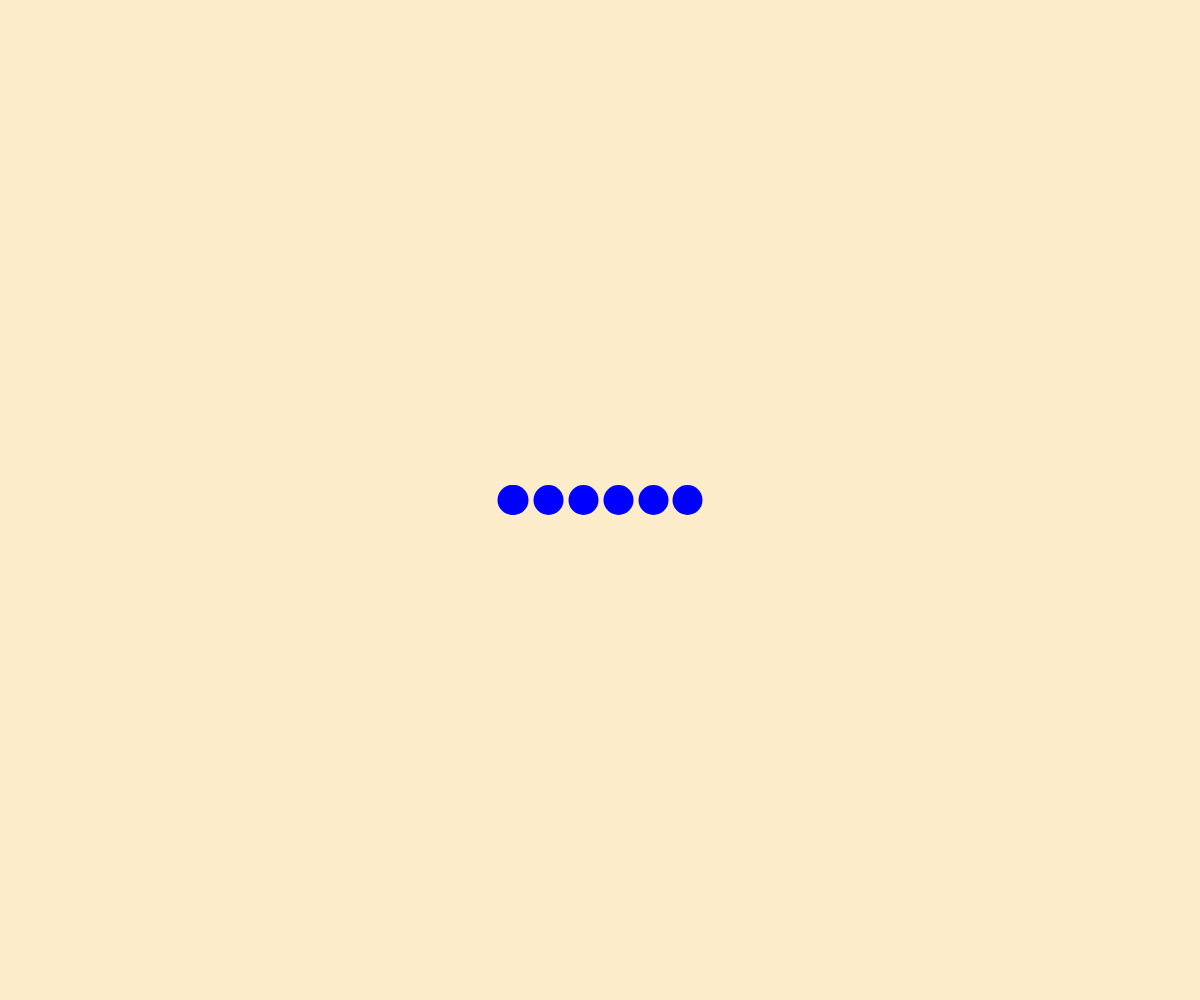
Frame 1 (no input)
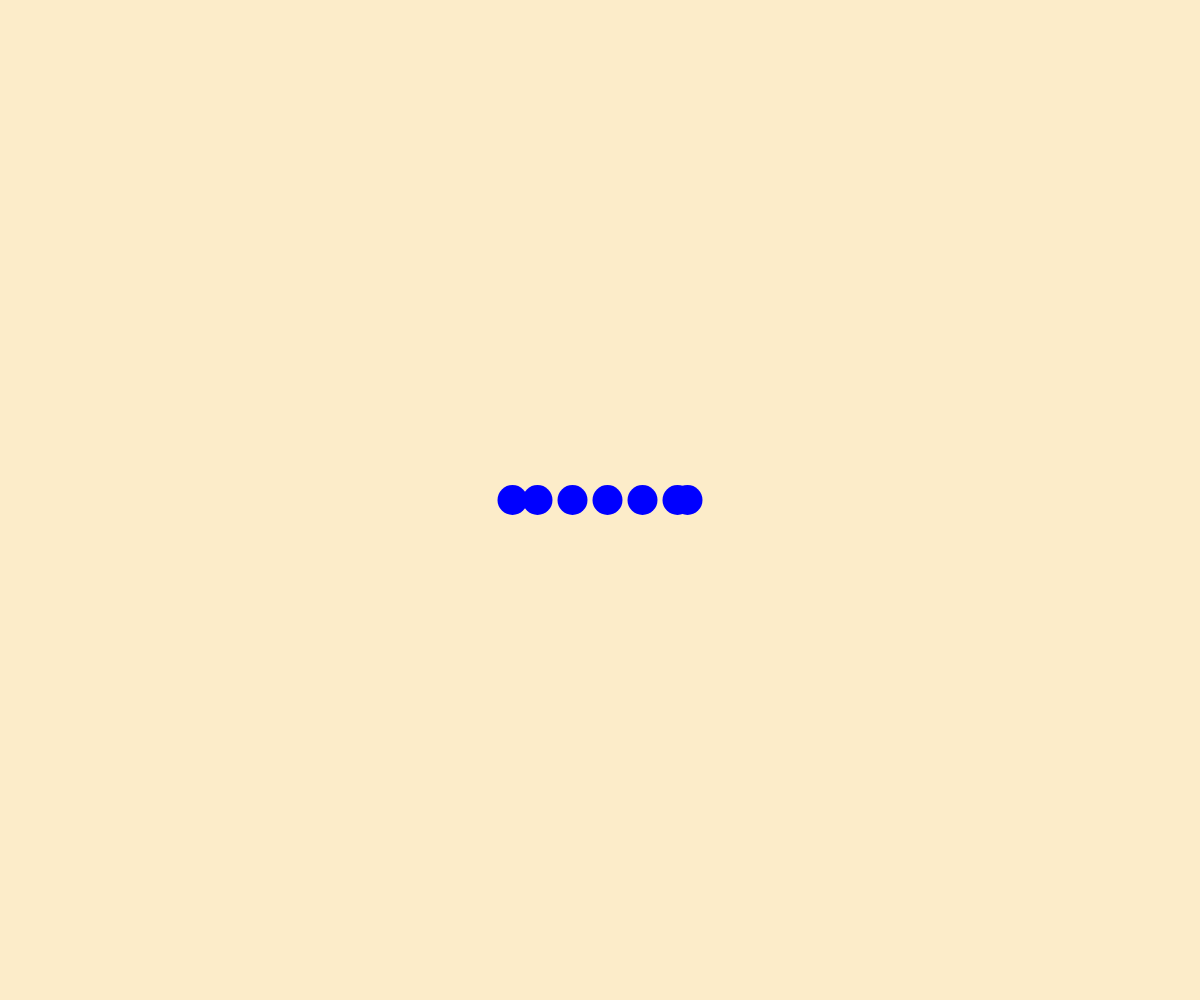
Frame 60 (no input)
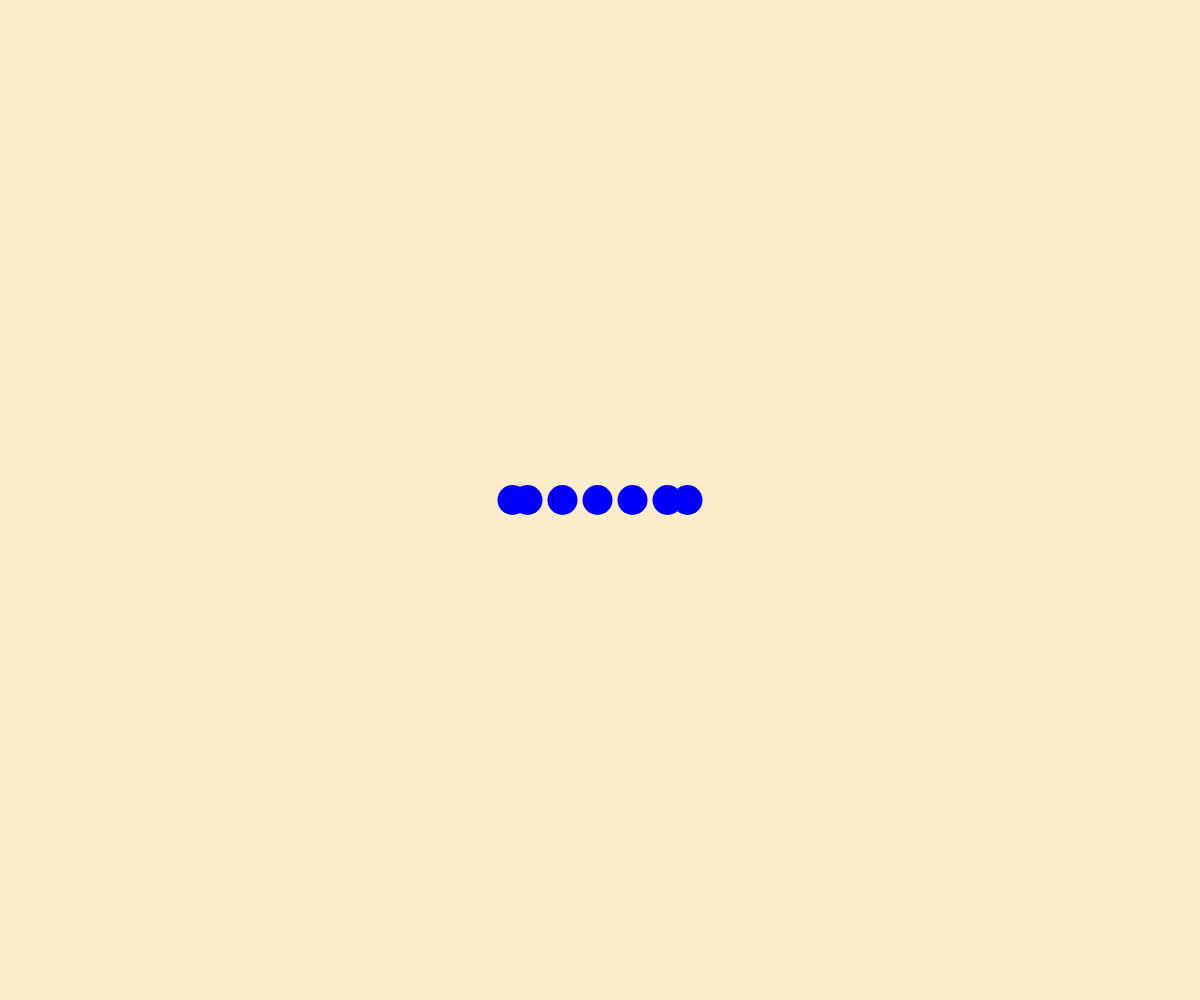
Frame 120 (the mouse pressed at the canvas centre since frame 60)

The p5.js sketch that drew these frames (run headless with seeded random() and noise() and a simulated clock; from frame 60 on, the mouse is pressed at the canvas centre):

// p5.js sketch
// ── sketch.js
let colors = [];

function setup() {
  createCanvas(windowWidth, windowHeight);
  //by default draw is called 60 times per second, noLoop stops the call to draw()
  noStroke();
  frameRate(56);
  angleMode(DEGREES);
  colors = [color('blue'), color('red')];
}

function windowResized() {
  resizeCanvas(windowWidth, windowHeight);
}

const dotRadius = 30;
const space = 5;

function infiniteTranslate(shape, count) {
  shape();
  for (let x = 0; x < count; x++) {
    push();
    translate(
      (x * (dotRadius + space) + frameCount) % (count * (dotRadius + space)),
      0
    );
    shape();
    pop();
  }
  push();
  translate(count * (dotRadius + space), 0);
  shape();
  push();
}

function draw() {
  background(252, 236, 201);
  translate(width / 2 - (dotRadius + space) * 2.5, height / 2);
  fill(250, 0, 0);
  infiniteTranslate(() => {
    fill(colors[0]);
    circle(0, 0, 30);
  }, 5);
}
